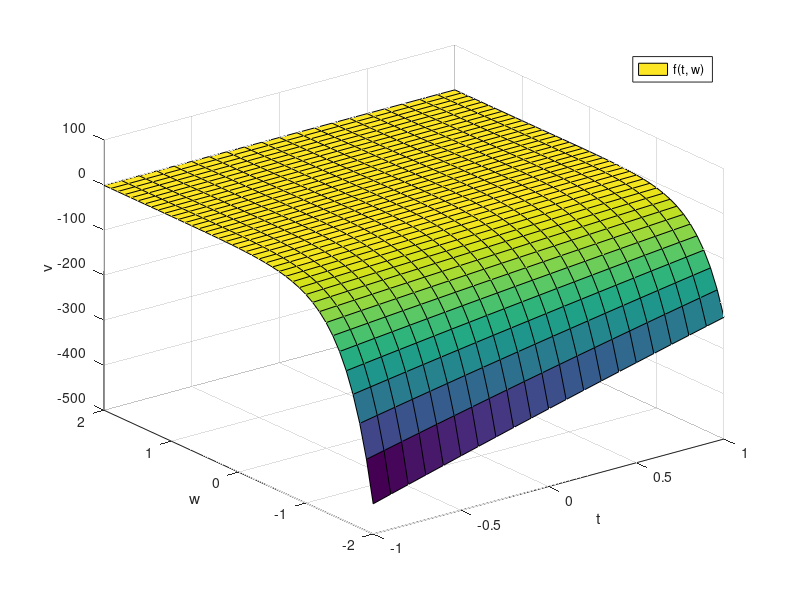

The MATLAB source for this figure:
t = [-1:0.1:1];
w = [-2:0.1:2];
[TT, WW] = meshgrid(t, w);
VV = (((2*TT+3*WW)./exp(2*WW))-(((TT.*(TT-WW))./(exp(2*WW./3)))));
surf(TT, WW, VV)
legend('f(t, w)');
title('')
xlabel('t')
ylabel('w')
zlabel('v')
